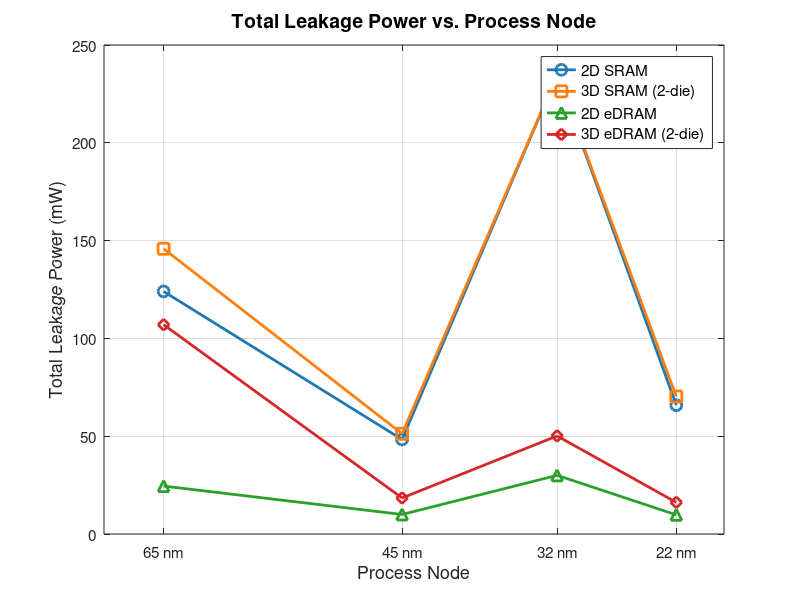

Reproduce this figure in MATLAB.
% fig4_leakage_vs_node.m
% Total Leakage Power vs. Process Node — ESE5760 Final Project
% Data: DESTINY simulation, 2MB / 256-bit / Assoc=1 / LOP / 350K / WriteEDP

nodes = [65, 45, 32, 22];   % nm

leak_2D_SRAM  = [124.012,  48.328, 234.632,  65.837];
leak_3D_SRAM  = [145.831,  51.269, 234.632,  70.279];
leak_2D_eDRAM = [ 24.507,   9.986,  29.992,   9.799];
leak_3D_eDRAM = [107.014,  18.412,  50.137,  16.151];

figure('Position', [100 100 700 500]);

plot(nodes, leak_2D_SRAM,  '-o', 'Color', [0.122 0.467 0.706], 'LineWidth', 2, 'MarkerSize', 8); hold on;
plot(nodes, leak_3D_SRAM,  '-s', 'Color', [1.000 0.498 0.055], 'LineWidth', 2, 'MarkerSize', 8);
plot(nodes, leak_2D_eDRAM, '-^', 'Color', [0.173 0.627 0.173], 'LineWidth', 2, 'MarkerSize', 8);
plot(nodes, leak_3D_eDRAM, '-d', 'Color', [0.839 0.153 0.157], 'LineWidth', 2, 'MarkerSize', 8);

set(gca, 'XDir', 'reverse', 'XTick', nodes, 'XTickLabel', {'65 nm','45 nm','32 nm','22 nm'}, 'FontSize', 11);
xlim([18 70]);
xlabel('Process Node', 'FontSize', 13);
ylabel('Total Leakage Power (mW)', 'FontSize', 13);
title('Total Leakage Power vs. Process Node', 'FontSize', 14, 'FontWeight', 'bold');
legend('2D SRAM', '3D SRAM (2-die)', '2D eDRAM', '3D eDRAM (2-die)', ...
       'Location', 'northeast', 'FontSize', 11);
grid on;
box on;

drawnow;
set(gcf, 'Renderer', 'painters');
print('-djpeg', '-r150', fullfile(fileparts(mfilename('fullpath')), '..', 'plots', 'fig4_leakage_vs_node.jpg'));
